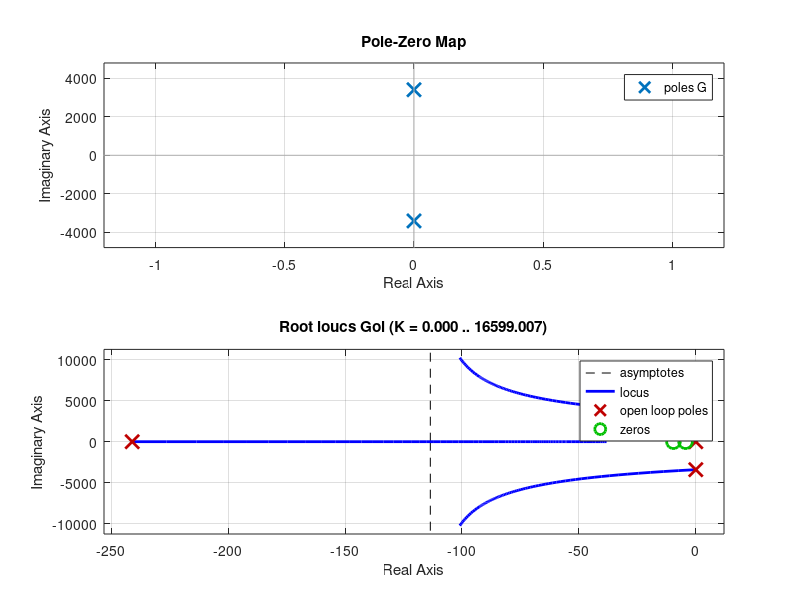
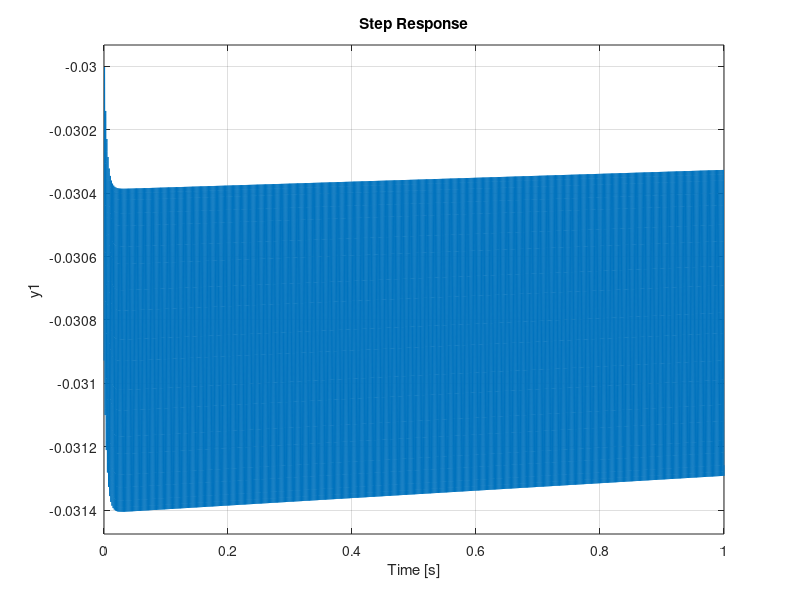

Reproduce these figures in MATLAB, in order.
%% Magnetic Levitation Project
% Corey and Eamon


%Define variable for the system
%https://www.daycounter.com/Calculators/Magnets/Solenoid-Force-Calculator.phtml
%based off of https://media.digikey.com/pdf/Data%20Sheets/Adafruit%20PDFs/3875_Web.pdf
mu = pi*4e-7;   % permeability of space
q1 = .01e-6;       % Magnetic force of small magnet in Teslas
N = 4000;       % # of turns in solenoid
A = 0.06;         % Area of solenoid in mm^2
R = 2.41;       % Internal resistance of solenoid (5V/.6A) in Ohms
g = -9.81;      % Acceleration due to gravity
l = 112;
L = 10e-3;

%The setpoints for the linerization
%First we chose our 'b' setpoint for voltage
%And find an a that cancels out the constant
b = 5;
a = abs(sqrt((b*mu*q1*N*A)/(4*pi*g)));

%Z allows us to use cleaner math by placing
%all of our constants into one constant.
Z = (mu*q1*N*A)/(4*pi*R);

%Define the system
G = tf([Z/a^2],[1 0 Z*b/a^3]);
%% Closed Loop
close all

kd = 69;
kp = 963;
ki = 2899;
H = 1;
Ac = tf([1],[L R])
C = pid(kp,ki,kd)
M = 0.03;
nu = tf([1 50],[1])
Pi = tf([50],[1 0])

sys = G*Ac

% Visualize system
% open loop
Gol = C*G*H*Ac;

% close loop
CL = (C*G*Ac - 0.03)/(1+Gol- 0.03) ;

figure
subplot(2,1,1)
pzmap(G)
subplot(2,1,2)
rlocus(Gol)
figure
step(CL)

%figure
% %step(CL)
% figure
% rlocus(Gol)
% figure
% pzplot(C)
% figure
% pzplot(Gol)
